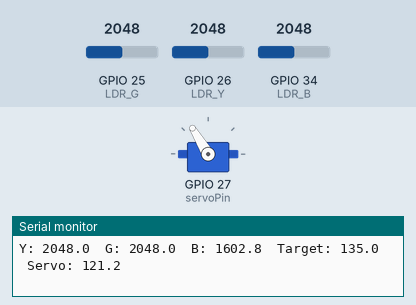
This sketch was run on a simulated ESP32. Shown: servo, the last lines printed to the serial monitor. Inputs (shaded band) come from the test bench; at power-on: GPIO 26 (LDR_Y) = 2048, GPIO 34 (LDR_B) = 2048, GPIO 25 (LDR_G) = 2048.

Above: at 2.25 s.
2.3 s: GPIO 26 (LDR_Y) set to 2866
At 5.15 s:
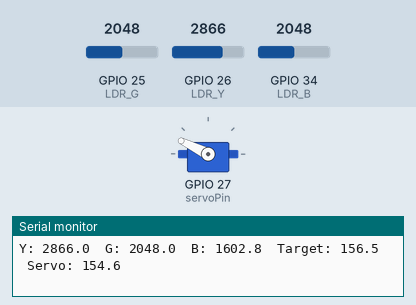
5.3 s: GPIO 34 (LDR_B) set to 3603
At 8.17 s:
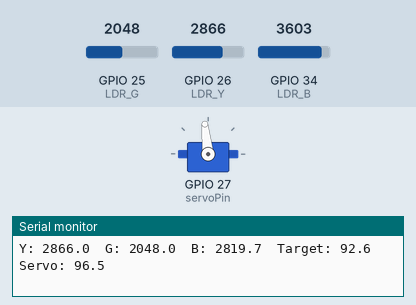
8.3 s: GPIO 34 (LDR_B) set to 4095
At 10.9 s:
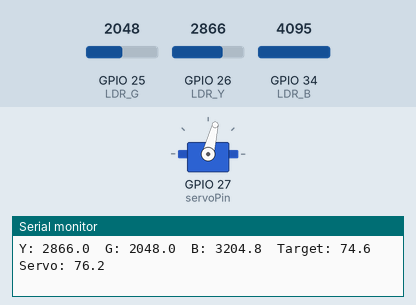
11.3 s: GPIO 26 (LDR_Y) set to 2047
At 14.04 s:
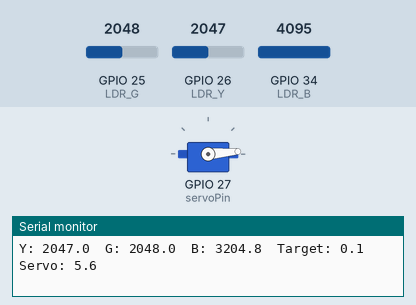
14.3 s: GPIO 25 (LDR_G) set to 2866
17.3 s: GPIO 25 (LDR_G) set to 3603
Timing chart, 0 to 21.3 s (numbered marks = the images above; inputs shaded):
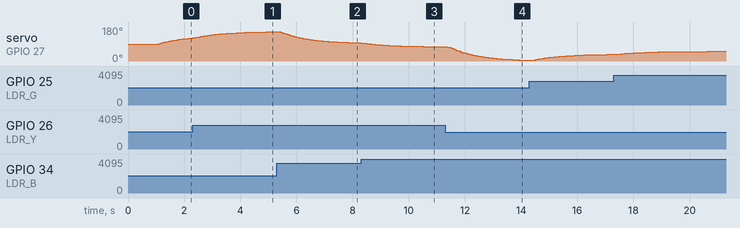

The sketch:

2_2_LU1_Automatische_zonnevolger.ino
```cpp
#include <ESP32Servo.h>

// --- Pin definities ---
#define LDR_Y 26
#define LDR_G 25
#define LDR_B 34
const int servoPin = 27;

// --- Servo ---
Servo solar;
float servoPos = 90;

// --- Sensor data struct en queue ---
struct SensorData { float Y, G, B; };
QueueHandle_t sensorQueue;

// --- Parameters ---
float ALPHA = 0.40f;           // smoothing factor
float EQUAL_THRESHOLD = 5.0f;  // % verschil threshold
float SERVO_SMOOTHING = 0.05f; // servo smoothing factor

// --- Sensor Task ---
void sensorTask(void *pvParameters) {
  float Y_smooth = analogRead(LDR_Y);
  float G_smooth = analogRead(LDR_G);
  float B_smooth = analogRead(LDR_B);

  for(;;) {
    // Lees RAW
    float Y_raw = analogRead(LDR_Y);
    float G_raw = analogRead(LDR_G);
    float B_raw = analogRead(LDR_B);

    // Exponential smoothing
    Y_smooth = ALPHA * Y_raw + (1.0f - ALPHA) * Y_smooth;
    G_smooth = ALPHA * G_raw + (1.0f - ALPHA) * G_smooth;
    B_smooth = (ALPHA * B_raw + (1.0f - ALPHA) * B_smooth) * 0.9; //0.9 voor de hardware compensatie
// Plaats data in queue
    SensorData data = { Y_smooth, G_smooth, B_smooth };
    if (sensorQueue != nullptr) {
      xQueueOverwrite(sensorQueue, &data);
    }

    vTaskDelay(pdMS_TO_TICKS(50));
  }
}

// --- Servo Task ---
void servoTask(void *pvParameters) {
  SensorData latest;

  for(;;) {
    if (sensorQueue != nullptr && xQueuePeek(sensorQueue, &latest, 0) == pdTRUE) {
      float Y = latest.Y;
      float G = latest.G;
      float B = latest.B;

      // Bereken target hoek
      float totalSmooth = Y + G + B;
      float target = 90.0f;

      if (totalSmooth > 0.1f) {
        // percentages
        float Y_pct = Y / totalSmooth * 100.0f;
        float G_pct = G / totalSmooth * 100.0f;
        float B_pct = B / totalSmooth * 100.0f;

        float maxPct = max(Y_pct, max(G_pct, B_pct));
        float minPct = min(Y_pct, min(G_pct, B_pct));
        float diffPct = maxPct - minPct;

        if (diffPct < EQUAL_THRESHOLD) {
          target = 90.0f;
        } else {
          float lowest   = min(Y, min(G, B));
          float Y_diff   = Y - lowest;
          float G_diff   = G - lowest;
          float B_diff   = B - lowest;
          float totalDiff = Y_diff + G_diff + B_diff;

          if (totalDiff > 0.01f) {
            target = (Y_diff * 180.0f +
                      G_diff *  90.0f +
                      B_diff *   0.0f) / totalDiff;
          } else {
            target = 90.0f;
          }
        }
      }

// Servo smooth beweging
      servoPos += (target - servoPos) * SERVO_SMOOTHING;
      solar.write((int)servoPos);

      Serial.print("Y: "); Serial.print(Y, 1);
      Serial.print("  G: "); Serial.print(G, 1);
      Serial.print("  B: "); Serial.print(B, 1);
      Serial.print("  Target: "); Serial.print(target, 1);
      Serial.print("  Servo: "); Serial.println(servoPos, 1);
    }

    vTaskDelay(pdMS_TO_TICKS(50));
  }
}

// --- Setup ---
void setup() {
  Serial.begin(115200);
  delay(1000);

  solar.attach(servoPin, 500, 2400);
  solar.write((int)servoPos);

  sensorQueue = xQueueCreate(1, sizeof(SensorData));

  // Tasks aanmaken
  xTaskCreatePinnedToCore(
    sensorTask,        // functie
    "SensorTask",      // naam
    4096,              // stack size (in woorden, niet bytes)
    nullptr,           // parameters
    1,                 // prioriteit
    nullptr,           // task handle
    0                  // core 0
  );

  xTaskCreatePinnedToCore(
    servoTask,
    "ServoTask",
    4096,
    nullptr,
    2,                 // iets hogere prioriteit voor servo
    nullptr,
    1                  // core 1
  );
}

// --- Loop (niet nodig) ---
void loop() {
  // Hoeft nie, alles draait in FreeRTOS
}
```
